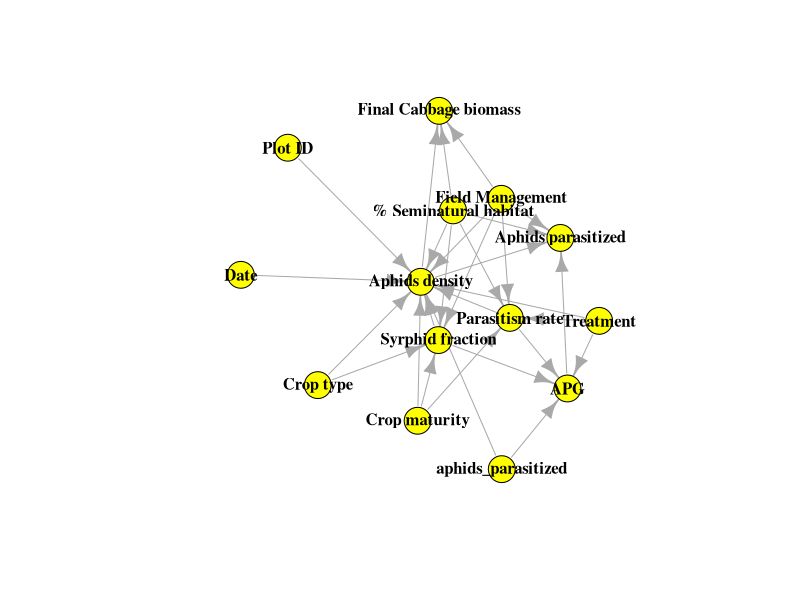
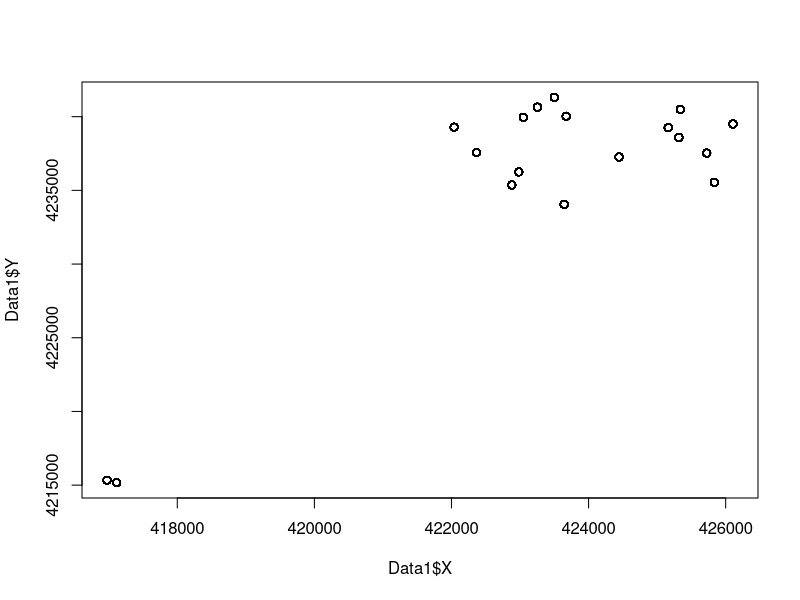
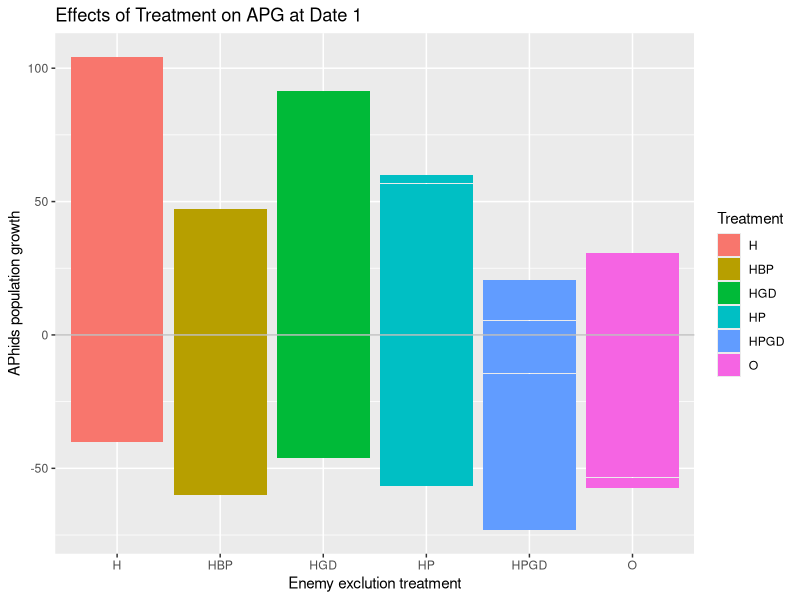
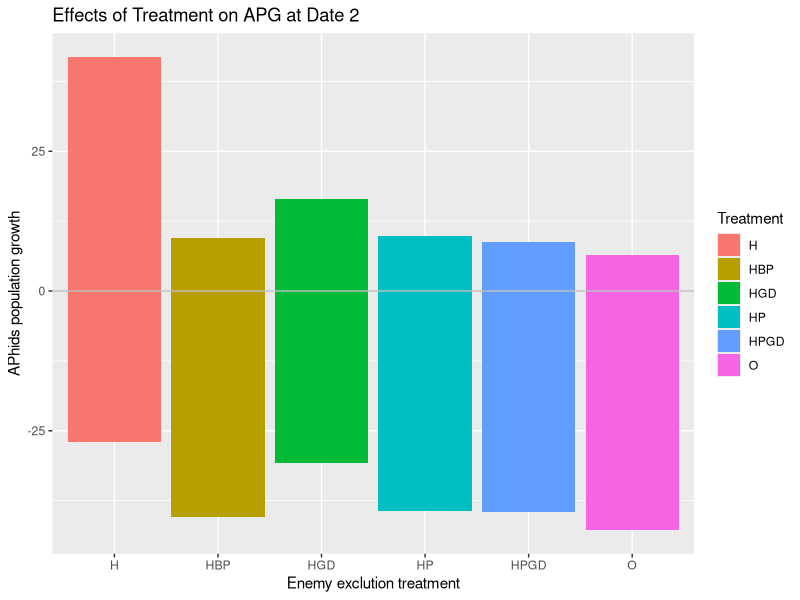
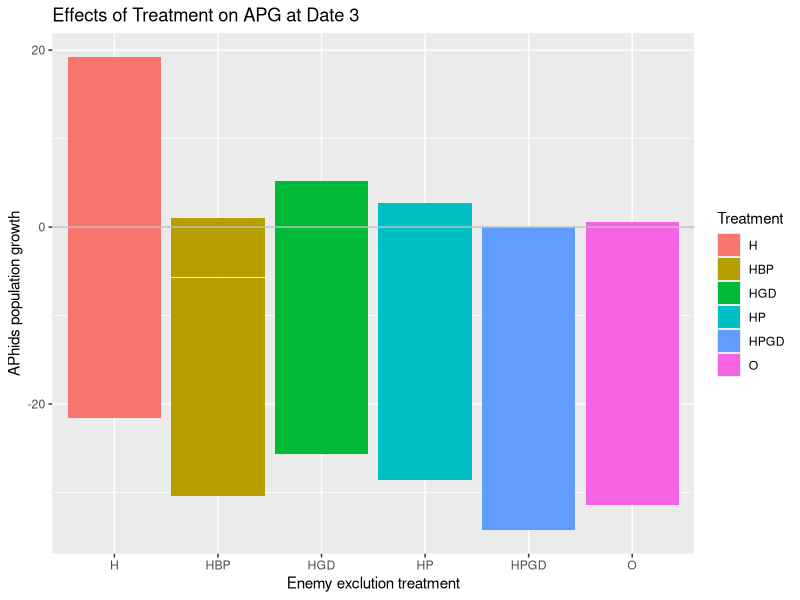
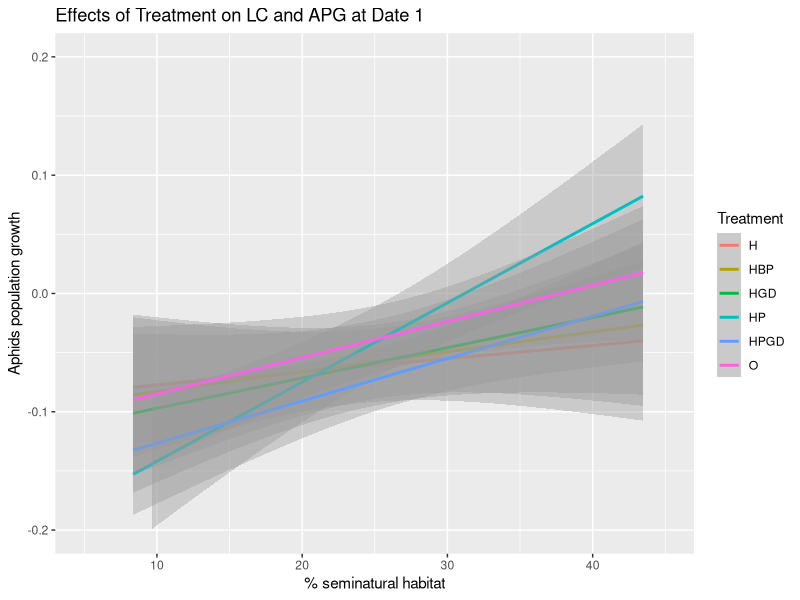
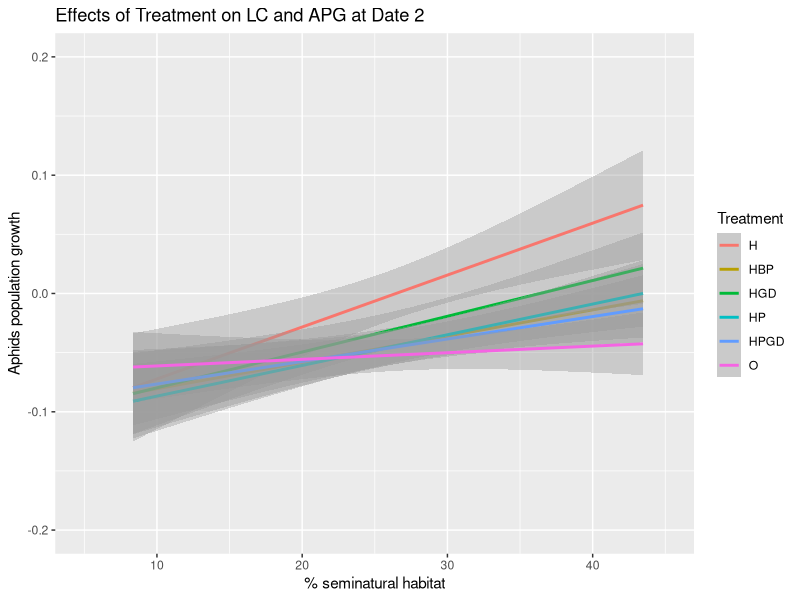
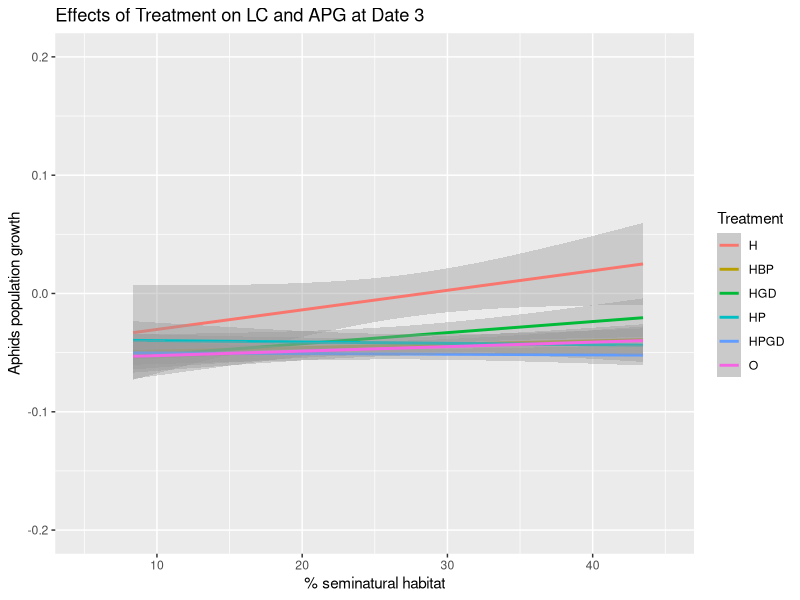

Reproduce these figures in R, in order.
## ---- chunk 1
knitr::opts_chunk$set(echo = TRUE)
# install.packages("readxl")
# install.packages("igraph")
## ---- chunk 2
library(readxl)
library(igraph)
links <- read_excel("Relationships between variables.xlsx")
network <- graph_from_data_frame(d = links, directed = T) 
plot(network, vertex.color = "yellow", edge.arrow.size = 1, vertex.label.font = 2, vertex.label.color = "black")
## ---- chunk 3
Data1 <- read.table("Project data.csv", header = TRUE, dec = ",", sep = ";")
plot(Data1$X, Data1$Y)
## ---- chunk 4
#import data file
library(readr)
Data1 <- read.table("Project data.csv", header = TRUE, dec = ",", sep =";")

###dataframe for sampling date1 
DATE1 <- Data1[Data1$Date == "1", ]
DATE1_700 <- subset(DATE1, DATE1$BUFF_DIST == "700")

## ---- chunk 5
#calculate the aphids population growth at date1
logNaphids_D1_bar <- log(DATE1$aphid_live+1) - log(DATE1$aphidsinoculated_init+1) 
APG_D1_bar <- logNaphids_D1_bar/10
#dataframe for seminatural habitat and aphids population growth at date1 
DATE1APG_bar <- data.frame(DATE1,APG_D1_bar)
## ---- chunk 6
#plot
library(ggplot2)
Bar_APGD1 <- ggplot(DATE1APG_bar, aes(x = Treatment, y = APG_D1_bar, fill = Treatment))
Bar_APGD1 <- Bar_APGD1 + geom_bar(stat = "identity")
Bar_APGD1 <- Bar_APGD1 + labs(x= "Enemy exclution treatment", y="APhids population growth", title = "Effects of Treatment on APG at Date 1")
Bar_APGD1 <- Bar_APGD1 + geom_hline(yintercept=0, colour="grey") 
#Bar_APGD1 <- Bar_APGD1 + ylim(-0.1 , 0.15)
plot(Bar_APGD1)
## ---- chunk 7
####dataframe for sampling date2
DATE2 <- Data1[Data1$Date == "2", ]
DATE2_700 <- subset(DATE2, DATE2$BUFF_DIST == "700")

#Bar graph
#calculate the aphids population growth at date1
logNaphids_D2_bar <- log(DATE2$aphid_live+1) - log(DATE2$aphidsinoculated_init+1) 
APG_D2_bar <- logNaphids_D2_bar/20

#dataframe for seminatural habitat and aphids population growth at date1 
DATE2APG_bar <- data.frame(DATE2,APG_D2_bar)

#plot
Bar_APGD2 <- ggplot(DATE2APG_bar, aes(x = Treatment, y = APG_D2_bar, fill = Treatment))
Bar_APGD2 <- Bar_APGD2 + geom_bar(stat = "identity")
Bar_APGD2 <- Bar_APGD2 + labs(x= "Enemy exclution treatment", y="APhids population growth", title = "Effects of Treatment on APG at Date 2")
Bar_APGD2 <- Bar_APGD2 + geom_hline(yintercept=0, colour="grey") 
plot(Bar_APGD2)

## ---- chunk 8
####dataframe for sampling date3
DATE3 <- Data1[Data1$Date == "3", ]
DATE3_700 <- subset(DATE3, DATE3$BUFF_DIST == "700")

#calculate the aphids population growth at date1
logNaphids_D3_bar <- log(DATE3$aphid_live+1) - log(DATE3$aphidsinoculated_init+1) 
APG_D3_bar <- logNaphids_D3_bar/30

#dataframe for seminatural habitat and aphids population growth at date1 
DATE3APG_bar <- data.frame(DATE3,APG_D3_bar)

#plot
Bar_APGD3 <- ggplot(DATE3APG_bar, aes(x = Treatment, y = APG_D3_bar, fill = Treatment))
Bar_APGD3 <- Bar_APGD3 + geom_bar(stat = "identity")
Bar_APGD3 <- Bar_APGD3 + labs(x= "Enemy exclution treatment", y="APhids population growth", title = "Effects of Treatment on APG at Date 3")
Bar_APGD3 <- Bar_APGD3 + geom_hline(yintercept=0, colour="grey") 
plot(Bar_APGD3)


## ---- chunk 9
#calculate the aphids population growth at date1  
logNaphids_D1_line <- log(DATE1_700$aphid_live+1) - log(DATE1_700$aphidsinoculated_init+1) 
APG_D1_line <- logNaphids_D1_line/10 
## ---- chunk 10
#dataframe for seminatural habitat and aphids population growth at date1   
DATE1APG_line <- data.frame(DATE1_700,APG_D1_line)  
## ---- chunk 11
#barplot for % Seminatural habitat and APhid population growth
Line_APGD1 <- ggplot(DATE1APG_line, aes(x = Pt.seminatural, y = APG_D1_line, color = Treatment))
Line_APGD1 <- Line_APGD1 + labs(x= "% seminatural habitat", y="Aphids population growth", title = "Effects of Treatment on LC and APG at Date 1")
Line_APGD1 <- Line_APGD1 + geom_smooth(method = "lm")
Line_APGD1 <- Line_APGD1 +xlim(5,45) +ylim(-0.2 , 0.2)
print(Line_APGD1)
## ---- chunk 12
#calculate the aphids population growth at date1
logNaphids_D2_line <- log(DATE2_700$aphid_live+1) - log(DATE2_700$aphidsinoculated_init+1) 
APG_D2_line <- logNaphids_D2_line/20

#dataframe for seminatural habitat and aphids population growth at date1 
DATE2APG_line <- data.frame(DATE2_700,APG_D2_line)

#barplot for % Seminatural habitat and APhid population growth
Line_APGD2 <- ggplot(DATE2APG_line, aes(x = Pt.seminatural, y = APG_D2_line, color = Treatment))
Line_APGD2 <- Line_APGD2 + labs(x= "% seminatural habitat", y="Aphids population growth", title = "Effects of Treatment on LC and APG at Date 2")
# for scatter plot: use geom_point()
Line_APGD2 <- Line_APGD2 + geom_smooth(method = "lm")
Line_APGD2 <- Line_APGD2 +xlim(5,45) +ylim(-0.2 , 0.2)
print(Line_APGD2)
## ---- chunk 13
#calculate the aphids population growth at date1
logNaphids_D3_line <- log(DATE3_700$aphid_live+1) - log(DATE3_700$aphidsinoculated_init+1) 
APG_D3_line <- logNaphids_D3_line/30

#dataframe for seminatural habitat and aphids population growth at date1 
DATE3APG_line <- data.frame(DATE3_700,APG_D3_line)

#barplot for % Seminatural habitat and APhid population growth
Line_APGD3 <- ggplot(DATE3APG_line, aes(x = Pt.seminatural, y = APG_D3_line, color = Treatment))
Line_APGD3 <- Line_APGD3 + labs(x= "% seminatural habitat", y="Aphids population growth", title = "Effects of Treatment on LC and APG at Date 3")
# for scatter plot: use geom_point()
Line_APGD3 <- Line_APGD3 + geom_smooth(method = "lm")
Line_APGD3 <- Line_APGD3 +xlim(5,45) +ylim(-0.2 , 0.2)
print(Line_APGD3)

## ---- chunk 14
#dataframe for sampling date1 
DATE1 <- Data1[Data1$Date == "1", ]
DATE1_200 <-  subset(DATE1, DATE1$BUFF_DIST == "200")

# parasitism rate 
PR_D1_bar　<- DATE1$aphid_parasitized/(DATE1$aphid_live + DATE1$aphid_parasitized)

#add parasitism rate to the dataframe 
DATE1PR_bar <- data.frame(DATE1,PR_D1_bar)

#plot
Bar_PRD1 <- ggplot(DATE1PR_bar, aes(x = Treatment, y = PR_D1_bar, fill = Treatment))
Bar_PRD1 <- Bar_PRD1 + geom_bar(stat = "identity")
Bar_PRD1 <- Bar_PRD1 + labs(x= "Enemy exclution treatment", y="Parasitism rate", title = "Effects of Treatment on PR at Date 1")
plot(Bar_PRD1)

## ---- chunk 15
# parasitism rate 
PR_D2_bar　<- DATE2$aphid_parasitized/(DATE2$aphid_live + DATE2$aphid_parasitized)

#dataframe including PR
DATE2PR_bar <- data.frame(DATE2,PR_D2_bar)

#plot
Bar_PRD2 <- ggplot(DATE2PR_bar, aes(x = Treatment, y = PR_D2_bar, fill = Treatment))
Bar_PRD2 <- Bar_PRD2 + geom_bar(stat = "identity")
Bar_PRD2 <- Bar_PRD2 + labs(x= "Enemy exclution treatment", y="Parasitism rate", title = "Effects of Treatment on PR at Date 2")
plot(Bar_PRD2)

## ---- chunk 16
# parasitism rate - Treatment
PR_D3_bar　<- DATE3$aphid_parasitized/(DATE3$aphid_live + DATE3$aphid_parasitized)

#dataframe including parasitism rate at date3 
DATE3PR_bar <- data.frame(DATE3,PR_D3_bar)

#plot 
Bar_PRD3 <- ggplot(DATE3PR_bar, aes(x = Treatment, y = PR_D3_bar, fill = Treatment))
Bar_PRD3 <- Bar_PRD3 + geom_bar(stat = "identity")
Bar_PRD3 <- Bar_PRD3 + labs(x= "Enemy exclution treatment", y="Parasitism rate", title = "Effects of Treatment on PR at Date 3")
plot(Bar_PRD3)

## ---- chunk 17
Data1 <- read.table("Project data.csv", header = TRUE, dec = ",", sep =";")
Date_1 <- Data1[Data1$Date == "1", ]
syrphid_fraction <- (Date_1$syrphidl_p /((Date_1$aphid_live)+(Date_1$syrphidl_p)))
Date_1$syrphid_fraction <- syrphid_fraction

Date1buff <- subset(Date_1, BUFF_DIST ==900)

# lm using Date_1
lm1 <- lm(Date1buff$syrphid_fraction ~ Date1buff$Pt.seminatural)

# ggplot using Date1buff
ggplot(Date1buff, aes(x= Pt.seminatural, y= syrphid_fraction, 
                   color = Treatment)) +
  geom_jitter()+
  geom_smooth(method="exp")
## ---- chunk 18
#barplot using Date_1
G1 <- ggplot(Date_1, aes(x= Treatment, y= syrphid_fraction, fill = Treatment))+
  geom_bar(stat="identity")+
  labs(x="Treatment", y="Syrphid fraction", title="Effect of NE treatment on syrphid fraction at Date 1")
print(G1)
## ---- chunk 19
# lm using Date_2
Date_2 <- Data1[Data1$Date == "2", ]
syrphid_fraction <- (Date_2$syrphidl_p /((Date_2$aphid_live)+(Date_2$syrphidl_p)))
Date_2$syrphid_fraction <- syrphid_fraction

Date2buff <- subset(Date_2, BUFF_DIST ==900)

lm1 <- lm(Date_2$syrphid_fraction ~ Date_2$Pt.seminatural)

# ggplot using Date2buff
ggplot(Date2buff, aes(x= Pt.seminatural, y= syrphid_fraction, 
                      color = Treatment)) +
  geom_jitter()+
  geom_smooth(method="exp")
## ---- chunk 20
#barplot using Date_2
G1 <- ggplot(Date_2, aes(x= Treatment, y= syrphid_fraction, fill = Treatment))+
  geom_bar(stat="identity")+
  labs(x="Treatment", y="Syrphid fraction", title="Effect of NE treatment on syrphid fraction at Date 2")
print(G1)

## ---- chunk 21
Date_3 <- Data1[Data1$Date == "3", ]
syrphid_fraction <- (Date_3$syrphidl_p /((Date_3$aphid_live)+(Date_3$syrphidl_p)))
Date_3$syrphid_fraction <- syrphid_fraction

Date3buff <- subset(Date_3, BUFF_DIST ==900)


# lm using Date_3
lm1 <- lm(Date_3$syrphid_fraction ~ Date_3$Pt.seminatural)

# ggplot using Date3buff
ggplot(Date3buff, aes(x= Pt.seminatural, y= syrphid_fraction, 
                      color = Treatment)) +
  geom_jitter()+
  geom_smooth(method="exp")
## ---- chunk 22
#barplot using Date_3
G1 <- ggplot(Date_3, aes(x= Treatment, y= syrphid_fraction, fill = Treatment))+
  geom_bar(stat="identity")+
  labs(x="Treatment", y="Syrphid fraction", title="Effect of NE treatment on syrphid fraction at Date 3")
print(G1)

# one inconsistency: second highest number should not be HPGD, but HGD according to the article. 

